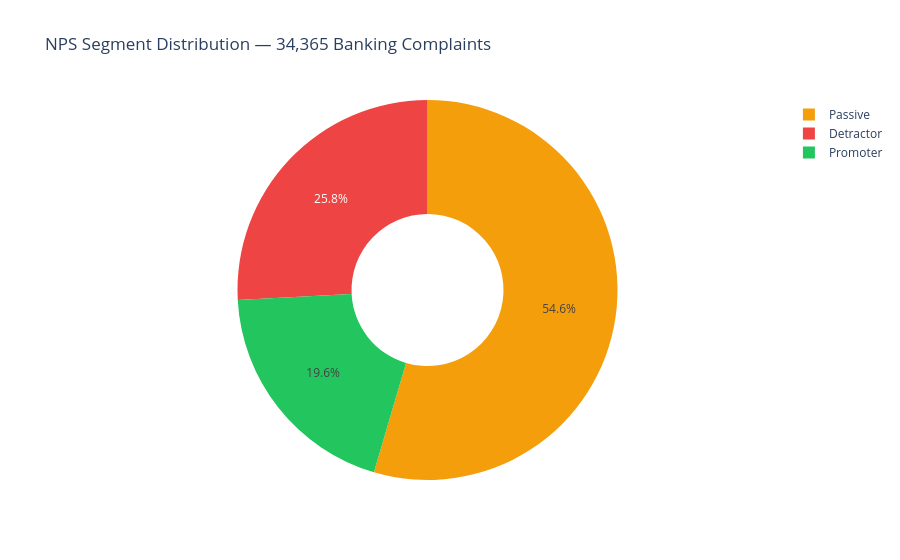

Here is the notebook cell this chart was saved with:
### Markdown cell above
## 5. NPS Segment Distribution

### Code cell
segment_counts = df_banking["nps_segment"].value_counts().reset_index()
segment_counts.columns = ["segment", "count"]

color_map = {"Promoter": "#22c55e", "Passive": "#f59e0b", "Detractor": "#ef4444"}

fig = px.pie(
    segment_counts, values="count", names="segment",
    color="segment", color_discrete_map=color_map,
    title="NPS Segment Distribution — 34,365 Banking Complaints",
    hole=0.4,
)
fig.show()

### Figure 1 — Plotly figure (JSON) as saved in the notebook; plotly's stock layout.template omitted (floating-point values rounded to 4 significant figures)
{"data": [{"customdata": [["Passive"], ["Detractor"], ["Promoter"]], "domain": {"x": [0, 1], "y": [0, 1]}, "hole": 0.4, "hovertemplate": "segment=%{customdata[0]}<br>count=%{value}<extra></extra>", "labels": ["Passive", "Detractor", "Promoter"], "legendgroup": "", "marker": {"colors": ["#f59e0b", "#ef4444", "#22c55e"]}, "name": "", "showlegend": true, "type": "pie", "values": [19216, 9103, 6907]}], "layout": {"legend": {"tracegroupgap": 0}, "title": {"text": "NPS Segment Distribution — 34,365 Banking Complaints"}}}
